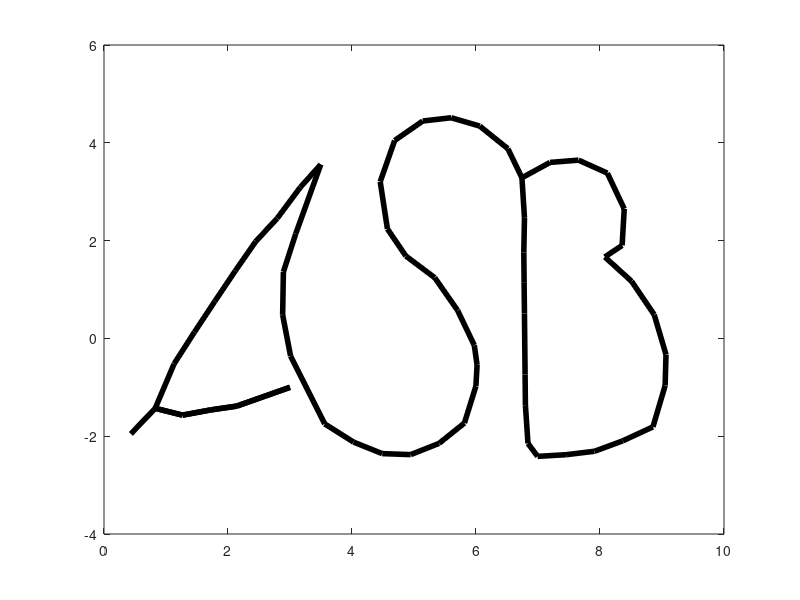

Write MATLAB code to recreate this figure.
%% script_4
% something doesn't look right...

% %read in data
% data = csvread('data/ASB.csv');
% %plot data
% plot(data(:,2), data(:,1), 'k-', 'LineWidth',7);

%% SOLUTION: Breakout 1 
%This section has the fixed code if you are struggling to debug!

% %read in data
% data = csvread('ASB.csv');
% %plot data
% plot(data(:,1), data(:,2), 'k-', 'LineWidth',7); %switched axes

%% SOLUTION: Breakout 2

%read in data
data = csvread('ASB.csv');
%plot data
plot(data(:,1), data(:,2), 'k-', 'LineWidth',4); % change linewidth to 4

